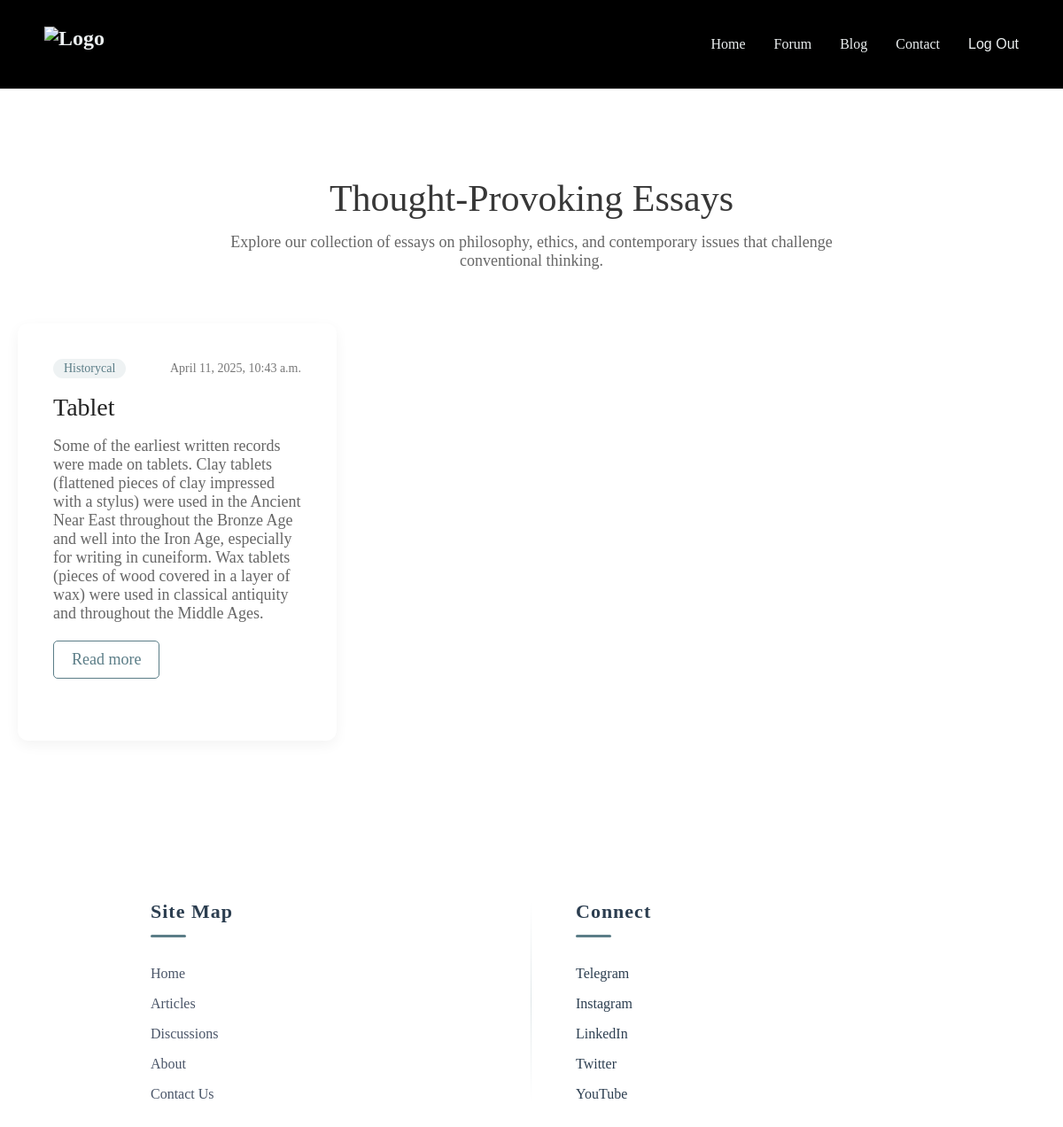
The app's page /essay/ (signed in) with its own data.
### essayApp/models.py (models this page shows, shortened)
class Essay(models.Model):
    title = models.CharField(max_length=255)
    description = models.TextField()
    theme = models.CharField(max_length=100)
    created_at = models.DateTimeField(default=timezone.now)
    cotegory = models.CharField(max_length=50)

### essayApp/views.py (the view)
# urls.py: path('essay/', essay, name='essay'),
def essay(request):
    essays = Essay.objects.all()
    ctx={
        'essays': essays
    }
    return render(request,'essay.html',ctx)

### templates/essay.html (shortened to what this page needs)
<!DOCTYPE html>
<html lang="en">
<head>
    {% load static %}
    <link rel="stylesheet" href="{% static 'css/blog.css' %}">
    <link rel="stylesheet" href="{% static 'css/navbar.css' %}">
</head>
<body>
    <nav>
        <div class="nav-container">
            <a href="/" class="logo">
                <img src="https://cdn.dorik.com/6587cf2393037000111f0b06/images/logo-b16Cp.png" alt="Logo">
            </a>
            <ul class="nav-links">
                <li><a href="/">Home</a></li>
                <li><a href="/forum/">Forum</a></li>
                <li class="dropdown">
                    <a class="drop-trigger">Blog</a>
                </li>
                <li><a href="/contact/">Contact</a></li>
                <li>
                    {% if request.user.is_authenticated %}
                    <form action="{% url 'logout' %}" method="post">
                        <button type="submit">
                            Log Out
                        </button>
                    </form>
                    {% else %}
                    <a href="{% url 'login' %}">
                        Sign In
                    </a>
                    {% endif %}
                </li>
            </ul>
        </div>
    </nav>
    <section class="essays-section">
        <div class="section-header">
            <h2 class="section-title">Thought-Provoking Essays</h2>
            <p class="section-description">Explore our collection of essays on philosophy, ethics, and contemporary
                issues that challenge conventional thinking.</p>
        </div>
        <div class="essays-grid">
            {% for essays in essays %}
            <article style="padding: 20px; max-height: 530px" class="essay-card">
                <div class="essay-content">
                    <div class="essay-meta">
                        <span class="essay-category">{{essays.cotegory}}</span>
                        <span class="essay-date">{{essays.created_at}}</span>
                    </div>
                    <h3 class="essay-title">{{essays.title}}</h3>
                    <p class="essay-preview">{{essays.description}}</p>
                    <a href="{% url 'essay_detail' pk=essays.pk %}" class="read-more">Read more</a>
                </div>
            </article>
            {% endfor %}
        </div>
    </section>
    <footer>
        <div class="footer-container">
            <div class="footer-col">
                <h1>Site Map</h1>
                <div class="footer-list">
                    <p>Home</p>
                    <p>Articles</p>
                    <p>Discussions</p>
                    <p>About</p>
                    <p>Contact Us</p>
                </div>
            </div>
            <div class="footer-col">
                <h1>Connect</h1>
                <div class="footer-list">
                    <a href="https://t.me/quedforum" target="_blank">Telegram</a>
                    <a href="https://www.instagram.com/thequedio?igsh=MWZkNHNkd3hodXVkaw==" target="_blank">Instagram
                    </a>
                    <a href="https://www.linkedin.com/company/quedio/" target="_blank">LinkedIn</a>
                    <a>Twitter</a>
                    <a>YouTube</a>
                </div>
            </div>
        </div>
    </footer>
</body>
</html>

### static/css/blog.css (style rules this page uses)
.essays-section { max-width: 1200px; margin: 100px auto; padding: 0 20px; }
.section-header { margin-bottom: 60px; text-align: center; }
.section-title { font-size: 42px; font-weight: 300; margin-bottom: 15px; color: #222; }
.section-description { font-size: 18px; color: #666; max-width: 700px; margin: 0 auto; }
.essays-grid { display: grid; grid-template-columns: repeat(auto-fill, minmax(350px, 1fr)); gap: 40px; }
.essay-meta { display: flex; align-items: center; justify-content: space-between; margin-bottom: 15px; font-size: 14px; color: rgb(136, 136, 136); }
.essay-category { background-color: rgba(91, 125, 135, 0.1); color: #5B7D87; border-radius: 20px; }
.essay-title { font-size: 24px; margin-bottom: 15px; font-weight: 500; color: #222; }
.essay-preview { color: #666; margin-bottom: 25px; display: -webkit-box; -webkit-box-orient: vertical; overflow: hidden; text-overflow: ellipsis; }
.read-more { display: inline-block; padding: 10px 20px; background-color: transparent; color: #5B7D87; border: 1px solid #5B7D87; border-radius: 5px; font-weight: 500; text-decoration: none; transition: all 0.3s ease; cursor: pointer; }
.essay-title { font-size: 28px; color: #222; font-weight: 700; margin-bottom: 15px; line-height: 1.3; }
.essay-meta { display: flex; align-items: center; gap: 15px; font-size: 14px; color: #777; }
.essay-category { padding: 3px 12px; background-color: rgba(91, 125, 135, 0.1); color: #5B7D87; border-radius: 20px; }
.essay-content { font-size: 18px; color: #444; margin-bottom: 30px; position: relative; padding: 20px; z-index: 1; }
.essay-content p { margin-bottom: 20px; }
h1 { font-weight: 300; letter-spacing: 1px; margin-bottom: 0.5rem; }
h2 { font-weight: 300; opacity: 0.9; font-size: 1.2rem; }

### static/css/navbar.css (style rules this page uses)
* { margin: 0; padding: 0; box-sizing: border-box; font-family: 'DM Sans' sans-serif; }
nav { position: relative; width: 100%; background-color: black; padding: 30px; }
.nav-container { max-width: 1100px; margin: 0 auto; display: flex; justify-content: space-between; align-items: center; }
.logo { color: #ecf0f1; font-size: 1.5rem; font-weight: bold; text-decoration: none; display: flex; align-items: center; transition: transform 0.3s ease; }
.logo img { height: 40px; }
.nav-links { display: flex; list-style: none; gap: 2rem; }
.nav-links a, button { color: #ecf0f1; text-decoration: none; background-color: transparent; border: 0; font-size: 1rem; cursor: pointer; transition: all 0.3s ease; position: relative; }
.nav-links a::after { content: ''; position: absolute; width: 0; height: 2px; bottom: -4px; left: 0; background-color: #3498db; transition: width 0.3s ease; }
.dropdown { position: relative; }
footer { padding: 80px 20px 50px; max-width: 1200px; margin: 30px auto 0px auto; width: 100%; display: flex; justify-content: center; position: relative; overflow: hidden; }
.footer-container { width: 100%; max-width: 900px; display: flex; justify-content: space-around; gap: 60px; flex-wrap: wrap; position: relative; }
.footer-col { display: flex; flex-direction: column; gap: 24px; flex: 1; min-width: 220px; position: relative; }
.footer-col h1 { font-size: 22px; font-weight: 600; color: #2c3e50; position: relative; padding-bottom: 16px; margin-bottom: 8px; }
.footer-col a { color: #2c3e50; text-decoration: none; }
.footer-col h1::after { content: ''; position: absolute; left: 0; bottom: 0; width: 40px; height: 3px; background-color: #5B7D87; border-radius: 2px; transition: width 0.3s ease; }
.footer-list { display: flex; flex-direction: column; gap: 16px; }
.footer-list p { color: #4a5568; cursor: pointer; transition: all 0.3s ease; font-size: 16px; position: relative; padding-left: 0; display: inline-block; max-width: fit-content; }
.footer-list p::after { content: ''; position: absolute; width: 0; height: 1px; bottom: -2px; left: 0; background-color: #5B7D87; transition: width 0.3s ease; }
@media (min-width: 992px) { .footer-col { padding: 0 20px; } }
@media (min-width: 992px) { .footer-col:not(:last-child)::after { content: ''; position: absolute; right: -30px; top: 0; height: 100%; width: 1px; background: linear-gradient(to bottom, transparent, rgba(90, 125, 135, 0.2), transparent); } }

### records on screen
Essay: cotegory "Historycal", created_at "April 11, 2025, 10:43 a.m.", title "Tablet", description "Some of the earliest written records were made on tablets. Clay tablets (flattened pieces of clay impressed with a stylus) were used in the Ancient Near East throughout the Bronze Age and well into the Iron Age, especially for writing in cuneiform. Wax tablets (pieces of wood covered in a layer of wax) were used in classical antiquity and throughout the Middle Ages."
